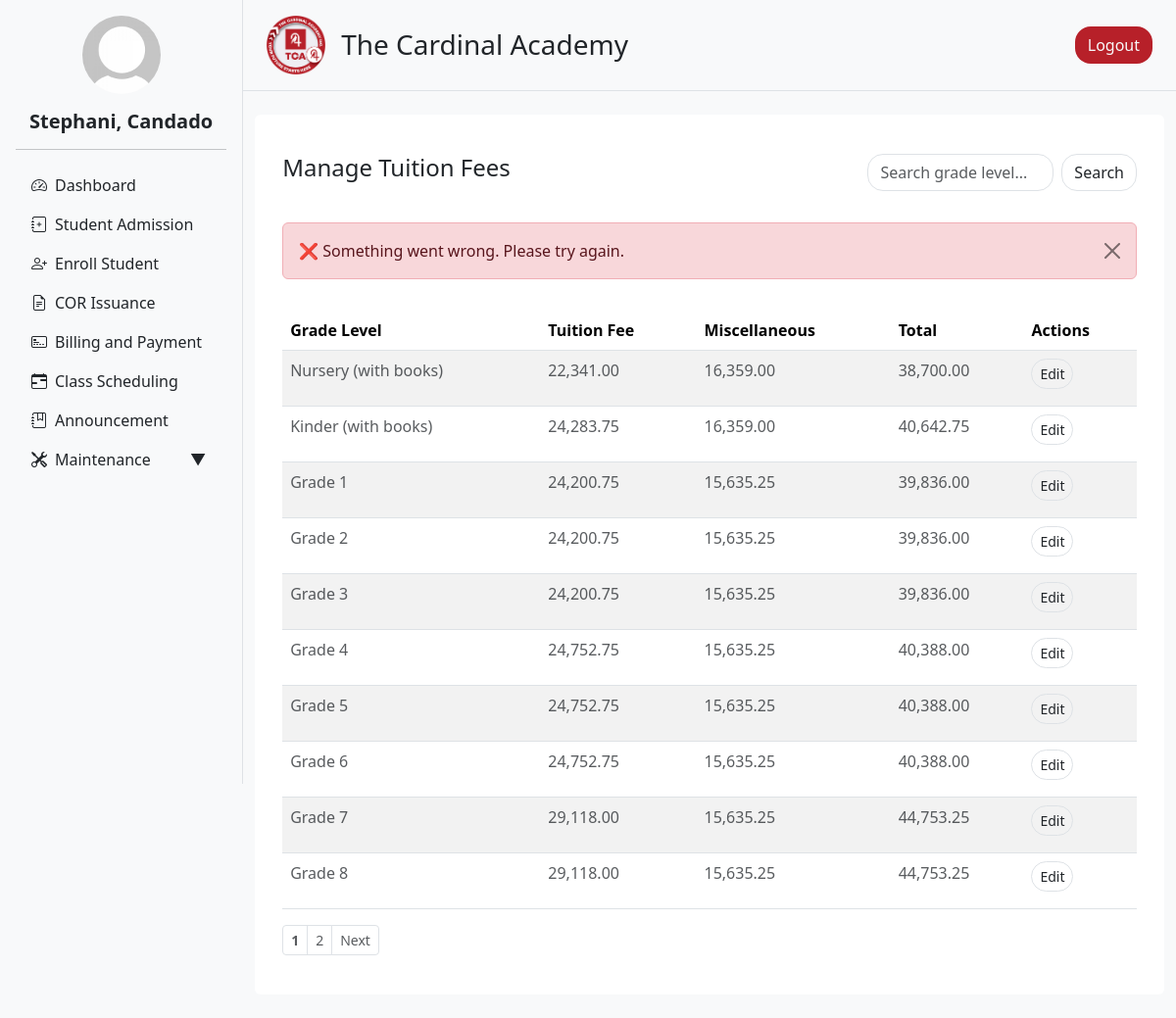
The app's page /admin/tuition.php?status=error (signed in) with its own data.
### tables this page shows
CREATE TABLE `tuition_fees` (
  `id` int(11) NOT NULL,
  `grade_level` varchar(50) NOT NULL,
  `tuition_fee` decimal(10,2) NOT NULL DEFAULT 0.00,
  `miscellaneous` decimal(10,2) NOT NULL DEFAULT 0.00,
  `total` decimal(10,2) NOT NULL
);

### admin/user_info.php (called while the page is built, shortened)
<?php
include '../db_connection.php';
function getUserInfo() {
    global $conn;
    $user_id = $_SESSION['user_id'];
    $sql = "SELECT first_name, last_name, profile FROM users WHERE user_id = ?";
    $stmt = $conn->prepare($sql);
    $stmt->bind_param("i", $user_id);
    $stmt->execute();
    $result = $stmt->get_result();
    $user = $result->fetch_assoc();
    $full_name = htmlspecialchars($user['first_name'] . ', ' . $user['last_name']);
    $profile_image = !empty($user['profile'])
        ? '../static/uploads/' . htmlspecialchars($user['profile'])
        : '../static/uploads/default_profile.jpg';
    return [
        'full_name' => $full_name,
        'profile_image' => $profile_image
    ];
}
?>

### admin/tuition.php (the view, shortened to what this page needs)
<?php include '../db_connection.php';  ?>
<?php
$limit = 10;
$page = isset($_GET['page']) && is_numeric($_GET['page']) ? (int) $_GET['page'] : 1;
$search = isset($_GET['search']) ? trim($_GET['search']) : '';
$offset = ($page - 1) * $limit;
$count_query = "SELECT COUNT(*) as total FROM tuition_fees
                WHERE grade_level LIKE ?";
$stmt_count = $conn->prepare($count_query);
$search_param = "%$search%";
$stmt_count->bind_param('s', $search_param);
$stmt_count->execute();
$count_result = $stmt_count->get_result();
$total = $count_result->fetch_assoc()['total'];
$total_pages = ceil($total / $limit);
$query = "SELECT id, grade_level, tuition_fee, miscellaneous, total
          FROM tuition_fees
          WHERE grade_level LIKE ?
          ORDER BY id ASC
          LIMIT ? OFFSET ?";
$stmt = $conn->prepare($query);
$stmt->bind_param('sii', $search_param, $limit, $offset);
$stmt->execute();
$result = $stmt->get_result();
?>
<!DOCTYPE html>
<html lang="en">
<head>
  <?php include 'header.php' ?>
</head>
<body>
<div class="d-flex flex-row bg-light">
  <?php include 'navigation.php' ?>
  <div class="content flex-grow-1">
    <?php include 'nav_top.php' ?>
    <div class="container my-4">
      <div class="row g-4">
        <div class="col-12">
          <div class="rounded p-3 bg-white">
            <div class="container my-4">
              <div class="row mb-3">
                <div class="col-12 col-md-8">
                  <h4>Manage Tuition Fees</h4>
                </div>
                <div class="col-12 col-md-4">
                    <form method="get" class="mb-3 d-flex">
                        <input
                        type="text"
                        name="search"
                        value="<?= htmlspecialchars($search) ?>"
                        placeholder="Search grade level..."
                        class="rounded rounded-4 form-control me-2"
                        />
                        <button type="submit" class="btn border rounded rounded-4">Search</button>
                    </form>
                </div>
                <div class="col-12 pt-3">
                  <?php
                    if (isset($_GET['status'])) {
                        $status = $_GET['status'];
                        if ($status === 'success') {
                            echo '<div class="alert alert-success alert-dismissible fade show" role="alert">
                                    ✅ Tuition fees updated successfully!
                                    <button type="button" class="btn-close" data-bs-dismiss="alert" aria-label="Close"></button>
                                  </div>';
                        } elseif ($status === 'error') {
                            echo '<div class="alert alert-danger alert-dismissible fade show" role="alert">
                                    ❌ Something went wrong. Please try again.
                                    <button type="button" class="btn-close" data-bs-dismiss="alert" aria-label="Close"></button>
                                  </div>';
                        }
                    }
                  ?>
                </div>
              </div>
              <div class="table-responsive">
                <table class="table table-striped">
                  <thead>
                    <tr>
                      <th scope="col">Grade Level</th>
                      <th scope="col">Tuition Fee</th>
                      <th scope="col">Miscellaneous</th>
                      <th scope="col">Total</th>
                      <th scope="col">Actions</th>
                    </tr>
                  </thead>
                  <tbody>
                      <?php if ($result->num_rows > 0): ?>
                        <?php while ($row = $result->fetch_assoc()): ?>
                          <tr class="text-muted">
                            <td><p class="text-muted"><?= htmlspecialchars($row['grade_level']) ?></p></td>
                            <td><p class="text-muted"><?= number_format($row['tuition_fee'], 2) ?></p></td>
                            <td><p class="text-muted"><?= number_format($row['miscellaneous'], 2) ?></p></td>
                            <td><p class="text-muted"><?= number_format($row['total'], 2) ?></p></td>
                            <td>
                              <a href="update_tuition.php?id=<?= $row['id'] ?>" class="btn btn-sm border rounded-4">Edit</a>
                            </td>
                          </tr>
                        <?php endwhile; ?>
                      <?php else: ?>
                        <tr>
                          <td colspan="5" class="text-center text-muted">No data available</td>
                        </tr>
                      <?php endif; ?>
                    </tbody>
                </table>
              </div>
              <?php if ($total_pages > 1): ?>
              <nav aria-label="Page navigation">
                <ul class="pagination justify-content-start pagination-sm">
                  <?php
                    $max_links = 5;
                    $start = max(1, $page - floor($max_links / 2));
                    $end = min($total_pages, $start + $max_links - 1);
                    if ($end - $start < $max_links - 1) {
                      $start = max(1, $end - $max_links + 1);
                    }
                  ?>
                  <?php for ($i = $start; $i <= $end; $i++): ?>
                    <li class="page-item <?= $i == $page ? '' : '' ?>">
                      <a class="page-link text-muted <?= $i == $page ? 'fw-bold' : '' ?>" href="?search=<?= urlencode($search) ?>&page=<?= $i ?>"><?= $i ?></a>
                    </li>
                  <?php endfor; ?>
                  <?php if ($page < $total_pages): ?>
                    <li class="page-item">
                      <a class="page-link text-muted" href="?search=<?= urlencode($search) ?>&page=<?= $page + 1 ?>">Next</a>
                    </li>
                  <?php endif; ?>
                </ul>
              </nav>
              <?php endif; ?>
            </div>
          </div>
        </div>
      </div>
    </div>
  </div>
</div>
</body>
</html>

### static/css/styles.css (style rules this page uses)
.content { width: 80%; }

### static/css/landing.css (style rules this page uses)
body { margin: 0; padding: 0; height: 100%; }

### records on screen
tuition_fees: grade_level "Nursery (with books)", tuition_fee "22,341.00", miscellaneous "16,359.00", total "38,700.00"
tuition_fees: grade_level "Kinder (with books)", tuition_fee "24,283.75", miscellaneous "16,359.00", total "40,642.75"
tuition_fees: grade_level "Grade 1", tuition_fee "24,200.75", miscellaneous "15,635.25", total "39,836.00"
tuition_fees: grade_level "Grade 2", tuition_fee "24,200.75", miscellaneous "15,635.25", total "39,836.00"
tuition_fees: grade_level "Grade 3", tuition_fee "24,200.75", miscellaneous "15,635.25", total "39,836.00"
tuition_fees: grade_level "Grade 4", tuition_fee "24,752.75", miscellaneous "15,635.25", total "40,388.00"
tuition_fees: grade_level "Grade 5", tuition_fee "24,752.75", miscellaneous "15,635.25", total "40,388.00"
tuition_fees: grade_level "Grade 6", tuition_fee "24,752.75", miscellaneous "15,635.25", total "40,388.00"
tuition_fees: grade_level "Grade 7", tuition_fee "29,118.00", miscellaneous "15,635.25", total "44,753.25"
tuition_fees: grade_level "Grade 8", tuition_fee "29,118.00", miscellaneous "15,635.25", total "44,753.25"

### other values on screen
$full_name "Stephani, Candado"
